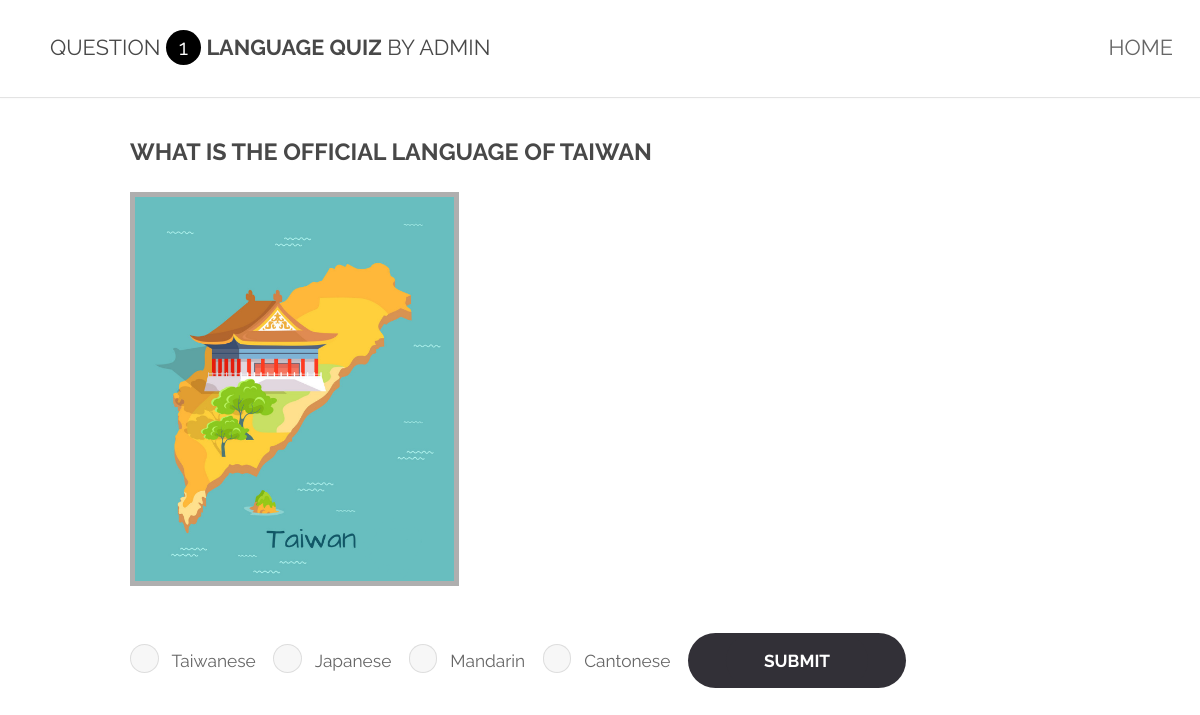
The page /quiz/lang (signed in) on the database its author committed.
### app/models.py (models this page shows, shortened)
class Question(db.Model):
	__tablename__ = 'question'
	id = db.Column(db.Integer,primary_key=True)
	quiz_id = db.Column(db.Integer, ForeignKey('quiz.id'))
	question_number = db.Column(db.Integer)
	question_choices = db.relationship('QuestionChoice', backref='question', lazy='dynamic')
	question_contents = db.relationship('QuestionContent', backref='question', lazy='dynamic')
	user_answers = db.relationship('UserAnswer', back_populates="answered_question")
	def get_question_choices_as_array_of_pairs(self):
		choices = []
		for choice in self.question_choices:
			choices.append((choice.choice_number,choice.choice_content))
		return choices

class Quiz(db.Model):
	__tablename__ = 'quiz'
	id = db.Column(db.Integer,primary_key=True)
	quizname = db.Column(db.String(80), index=True)
	creator_id = db.Column(db.Integer, ForeignKey('user.id'))
	creator = relationship('User', back_populates="quizzes")
	style = db.Column(db.Integer, ForeignKey('quizStyle.id'))
	quizStyle = relationship('QuizStyle', back_populates="quizzes")
	questions = db.relationship('Question', backref='quiz', lazy='dynamic')
	def get_first_question(self):
		return self.questions.filter_by(question_number=1).first()

class User(UserMixin, db.Model):
	__tablename__ = "user"
	id = db.Column(db.Integer, primary_key=True)
	username = db.Column(db.String(64), index=True, unique=True)
	email = db.Column(db.String(120), index=True, unique=True)
	admin = db.Column(db.Boolean, default=False, nullable=False)
	password_hash = db.Column(db.String(128))
	userAnswers = db.relationship('UserAnswer', backref='user', lazy="dynamic")
	quizzes = db.relationship('Quiz', back_populates="creator")

class QuestionContent(db.Model):
	__tablename__ = 'questionContent'
	id = db.Column(db.Integer,primary_key=True)
	question_id = db.Column(db.Integer, ForeignKey('question.id'))
	text_content = db.Column(db.String(80))
	img_content = db.Column(db.String(80))

class QuestionChoice(db.Model):
	__tablename__ = 'questionChoice'
	id = db.Column(db.Integer,primary_key=True)
	question_id = db.Column(db.Integer, ForeignKey('question.id'))
	choice_number = db.Column(db.Integer)
	choice_content = db.Column(db.String(80))
	choice_correct = db.Column(db.Boolean)

### app/routes.py (the view, shortened to what this page needs)
@app.route('/quiz/<string:quiz_name>', methods=['GET', 'POST'])
def quiz(quiz_name):
	quiz = None
	if quiz_name == "flag":	quiz = Quiz.query.filter_by(quizname="Flag Quiz").first()
	if quiz_name == "lang": quiz = Quiz.query.filter_by(quizname="Language Quiz").first()
	quizStyle = quiz.quizStyle
	question=quiz.get_first_question()
	session['question_number'] = question.question_number
	form = make_form(quizStyle, question)
	return render_template(quizStyle.template_file,quiz = quiz,question = question,form = form)

### app/forms.py
	class StaticForm(FlaskForm):
		pass

### app/forms.py (called while the page is built)
def StyleOneForm(choices, *args, **kwargs):
	class StaticForm(FlaskForm):
		pass
	StaticForm.radioField = RadioField('radioField', coerce=int, choices=choices)
	StaticForm.submit = SubmitField('Submit')
	return StaticForm()

### app/models.py (called while the page is built)
@login.user_loader
def load_user(id):
	return User.query.get(int(id))

### app/routes.py (called while the page is built)
def make_form(style, question):
	if style.id == 1:
		return StyleOneForm(question.get_question_choices_as_array_of_pairs())
	else :#style.id == 2:
		return StyleTwoForm(question.get_question_choices_as_array_of_pairs())

### app/templates/quizStyle1.html (shortened to what this page needs)
{% extends "base.html" %}
{% block head %}
	<link rel="stylesheet" type="text/css" href="{{ url_for('static',    filename='css/main.css') }}">
	<link rel="stylesheet" type="text/css" href="{{ url_for('static',    filename='css/quizStyle1.css') }}">
{% endblock %}
{% block body %}
	<div class="center">
		<header id="header">
			<div class="question">
				<div>Question</div>
				<div>
					<div class="qCircle">
						<span id="ajaxInput">{{question.question_number}}</span>
					</div>
				</div>
				<div><strong>{{quiz.quizname}}</strong> by {{quiz.creator.username}}</div>
			</div>
			<nav id="quiznav">
				<ul>
					<li><a href="{{ url_for('home') }}">Home</a></li>
				</ul>
			</nav>
		</header>
		<section id="quiz" class="wrapper">
			<div class="container">
				<header>
					<h3>{{question.question_contents.first().text_content}}</h3>
				</header>
				<div class="box alt">
					<div class="row 50% uniform">
						<div class="svgContainer"><img id="flag" src="{{ url_for('static',    filename='images/'+question.question_contents.first().img_content) }}" alt=""/></div>
					</div>
				</div>
				<form action="{{ url_for('quiz', quiz_name='flag') }}" method="post" class="answer" name="form">
					{% for subfield in form.radioField %}
						<tr>
							<td>{{ subfield.label }}</td>
						</tr>
					{% endfor %}
					<div class="button">
						{{form.submit()}}
					</div>
				</form>
			</div>
		</section>
	</div>
{% endblock %}

### app/templates/base.html (shortened to what this page needs)
<!DOCTYPE HTML>
<html>
	<head>
        {% block head %}{% endblock %}
	</head>
	<body>
        {% block body %}
        {% endblock %}
	</body>
</html>

### app/static/css/quizStyle1.css (style rules this page uses)
body { position:fixed; top:0; right:0; bottom:0; left:0; }
div.question * { display:inline-block; }
div.question { margin-left:50px; }
.qCircle { transform:translateY(10px); height:35px; width:35px; position:relative; border-radius:50%; background-color:black; }
div.qCircle span { position:absolute; transform:translateY(-30px); width:inherit; height:inherit; text-align:center; vertical-align:middle; color:white; }
section#quiz { padding-top:20px; }
div.svgContainer { width:35%; }
div.svgContainer img { width:100%; border: 5px solid #00000050; }

### rows shown on the page
Question: question_number "1"
Quiz: quizname "LANGUAGE QUIZ"
User: creator.username "ADMIN"
QuestionContent: question_contents.first "WHAT IS THE OFFICIAL LANGUAGE OF TAIWAN", img_content (picture)
QuestionChoice: label "Taiwanese"
QuestionChoice: label "Japanese"
QuestionChoice: label "Mandarin"
QuestionChoice: label "Cantonese"
